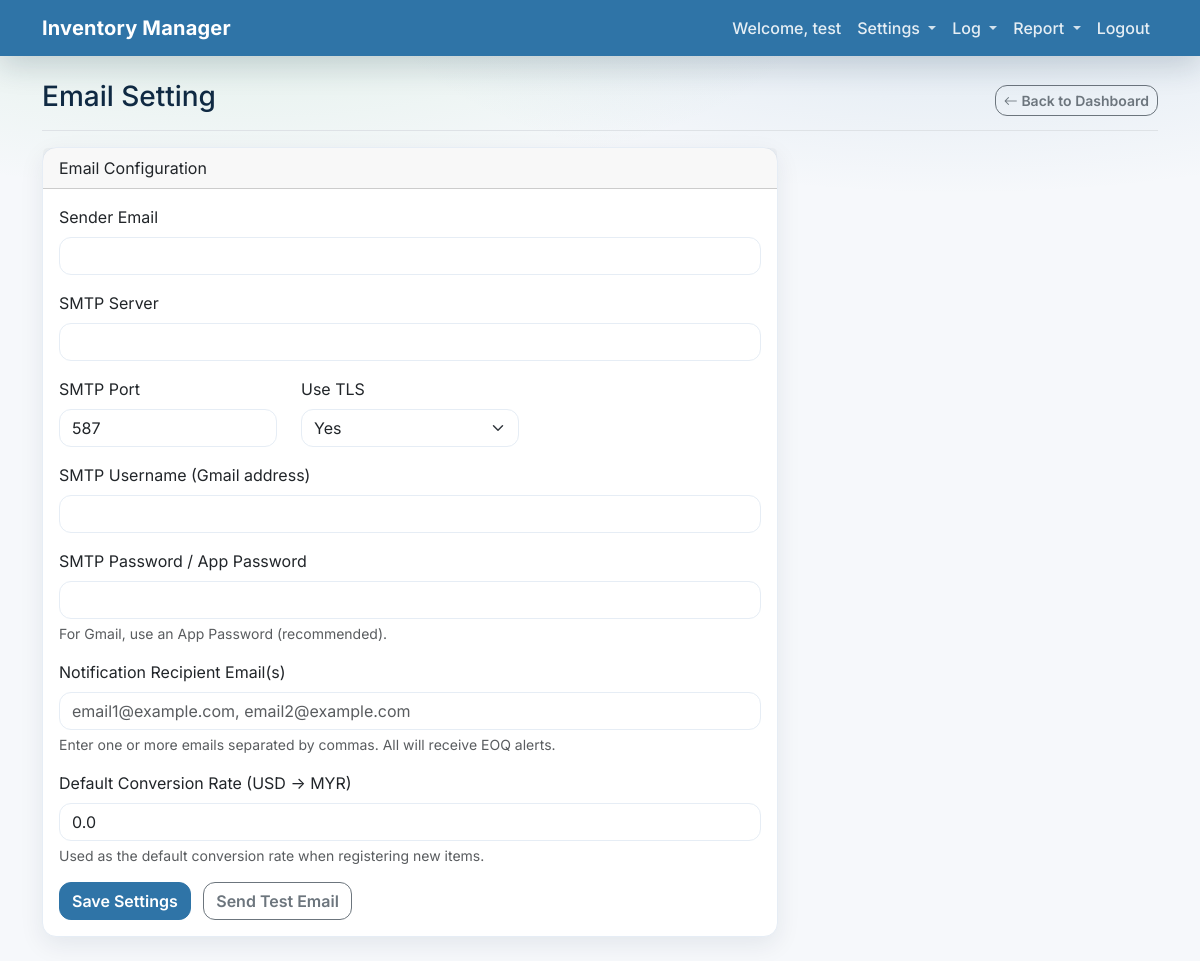
The app's page /settings/email (signed in) with its own data.
### app/models.py (models this page shows)
class User(Base):
    __tablename__ = "users"
    id = Column(Integer, primary_key=True, index=True)
    email = Column(String, unique=True, index=True)
    hashed_password = Column(String)
    full_name = Column(String, nullable=True)
    is_active = Column(Boolean, default=True)
    is_admin = Column(Boolean, default=False)

class Config(Base):
    __tablename__ = "config"
    id = Column(Integer, primary_key=True, index=True)
    email_sender = Column(String, nullable=True)
    smtp_server = Column(String, nullable=True)
    smtp_port = Column(Integer, default=587)
    smtp_use_tls = Column(Boolean, default=True)
    smtp_username = Column(String, nullable=True)
    smtp_password = Column(String, nullable=True)
    notification_email = Column(String, nullable=True)
    default_conversion_rate = Column(Float, default=0.0)

### app/main.py (the view)
@app.get("/settings/email", response_class=HTMLResponse)
async def settings_email_page(
    request: Request,
    success_msg: Optional[str] = None,
    error_msg: Optional[str] = None,
    db: Session = Depends(get_db),
):
    return await _render_settings_page(request, db, "email", success_msg=success_msg, error_msg=error_msg)

### app/templates/settings.html (shortened to what this page needs)
{% extends "base.html" %}
{% block content %}
<div class="d-flex justify-content-between flex-wrap flex-md-nowrap align-items-center pb-2 mb-3 border-bottom">
    <h2 class="h3">
        {% if settings_section == 'users' %}
            User Management
        {% else %}
            Email Setting
        {% endif %}
    </h2>
    <div class="btn-toolbar mb-2 mb-md-0 gap-2">
        <a href="/" class="btn btn-outline-secondary btn-sm">
            <i class="bi bi-arrow-left"></i> Back to Dashboard
        </a>
    </div>
</div>
<div class="row">
    <div class="col-lg-8">
        {% if settings_section != 'users' %}
        <div class="card mb-4">
            <div class="card-header">
                Email Configuration
            </div>
            <div class="card-body">
                <form method="POST" action="/settings">
                    <div class="mb-3">
                        <label for="email_sender" class="form-label">Sender Email</label>
                        <input type="email" class="form-control" id="email_sender" name="email_sender" value="{{ config.email_sender or '' }}">
                    </div>
                    <div class="mb-3">
                        <label for="smtp_server" class="form-label">SMTP Server</label>
                        <input type="text" class="form-control" id="smtp_server" name="smtp_server" value="{{ config.smtp_server or '' }}">
                    </div>
                    <div class="row">
                        <div class="col-md-4 mb-3">
                            <label for="smtp_port" class="form-label">SMTP Port</label>
                            <input type="number" class="form-control" id="smtp_port" name="smtp_port" value="{{ config.smtp_port or 587 }}">
                        </div>
                        <div class="col-md-4 mb-3">
                            <label for="smtp_use_tls" class="form-label">Use TLS</label>
                            <select class="form-select" id="smtp_use_tls" name="smtp_use_tls">
                                <option value="true" {% if config.smtp_use_tls %}selected{% endif %}>Yes</option>
                            </select>
                        </div>
                    </div>
                    <div class="mb-3">
                        <label for="smtp_username" class="form-label">SMTP Username (Gmail address)</label>
                        <input type="email" class="form-control" id="smtp_username" name="smtp_username" value="{{ config.smtp_username or '' }}">
                    </div>
                    <div class="mb-3">
                        <label for="smtp_password" class="form-label">SMTP Password / App Password</label>
                        <input
                            type="password"
                            class="form-control"
                            id="smtp_password"
                            name="smtp_password"
                            value="{{ '********' if config.smtp_password else '' }}"
                        >
                        <div class="form-text">
                            For Gmail, use an App Password (recommended).
                        </div>
                    </div>
                    <div class="mb-3">
                        <label for="notification_email" class="form-label">Notification Recipient Email(s)</label>
                        <input type="text" class="form-control" id="notification_email" name="notification_email" value="{{ config.notification_email or '' }}" placeholder="email1@example.com, email2@example.com">
                        <div class="form-text">
                            Enter one or more emails separated by commas. All will receive EOQ alerts.
                        </div>
                    </div>
                    <div class="mb-3">
                        <label for="default_conversion_rate" class="form-label">Default Conversion Rate (USD → MYR)</label>
                        <input type="number" step="0.0001" class="form-control" id="default_conversion_rate" name="default_conversion_rate" value="{{ config.default_conversion_rate or 0.0000 }}">
                        <div class="form-text">
                            Used as the default conversion rate when registering new items.
                        </div>
                    </div>
                    <button type="submit" class="btn btn-primary">Save Settings</button>
                    <button type="submit" class="btn btn-outline-secondary ms-2" formaction="/settings/test-email">
                        Send Test Email
                    </button>
                </form>
            </div>
        </div>
        {% endif %}
    </div>
</div>
{% endblock %}

### app/templates/base.html (shortened to what this page needs)
<!DOCTYPE html>
<html lang="en">
<head>
    <link href="https://cdn.jsdelivr.net/npm/bootstrap@5.3.0/dist/css/bootstrap.min.css" rel="stylesheet">
    <link rel="stylesheet" href="https://cdn.jsdelivr.net/npm/bootstrap-icons@1.11.0/font/bootstrap-icons.css">
    <link rel="stylesheet" href="https://cdn.jsdelivr.net/npm/ag-grid-community/styles/ag-grid.css">
</head>
<body>
    {% block body_content %}
    <nav class="navbar navbar-expand-lg navbar-dark bg-primary mb-4">
        <div class="container">
            <a class="navbar-brand" href="/">Inventory Manager</a>
            <div class="collapse navbar-collapse" id="navbarNav">
                <ul class="navbar-nav ms-auto">
                    {% if user %}
                    <li class="nav-item">
                        <span class="nav-link text-white">Welcome, {{ user.full_name or user.email }}</span>
                    </li>
                    <li class="nav-item dropdown">
                        <a class="nav-link dropdown-toggle" href="#" id="settingsDropdown" role="button" data-bs-toggle="dropdown" aria-expanded="false">
                            Settings
                        </a>
                    </li>
                    <li class="nav-item dropdown">
                        <a class="nav-link dropdown-toggle" href="#" id="logDropdown" role="button" data-bs-toggle="dropdown" aria-expanded="false">
                            Log
                        </a>
                    </li>
                    <li class="nav-item dropdown">
                        <a class="nav-link dropdown-toggle" href="#" id="reportDropdown" role="button" data-bs-toggle="dropdown" aria-expanded="false">
                            Report
                        </a>
                    </li>
                    <li class="nav-item">
                        <a class="nav-link" href="/logout">Logout</a>
                    </li>
                    {% endif %}
                </ul>
            </div>
        </div>
    </nav>
    <div class="container">
        {% block content %}{% endblock %}
    </div>
    {% endblock %}
</body>
</html>

### app/templates/base.html (style rules this page uses)
:root { --bb-navy: #2f74a7; --bb-navy-hover: #275f88; --bb-teal: #2aa84a; --bb-teal-hover: #228a3d; --bb-bg: #f6f8fb; --bb-surface: #ffffff; --bb-border: #e6edf5; --bb-text: #102a43; --bb-muted: #6b7a90; --bs-primary: var(--bb-navy); --bs-link-color: var(--bb-teal); --bs-link-hover-color: var(--bb-teal-hover); --bs-body-font-family: Inter, system-ui, -apple-system, "Segoe UI", Roboto, "Helvetica Neue", Arial, "Noto Sans", "Liberation Sans", sans-serif; }
body { background: radial-gradient(900px 300px at 20% 0%, rgba(42, 168, 74, 0.10), rgba(42, 168, 74, 0.0) 65%), radial-gradient(900px 300px at 80% 0%, rgba(47, 116, 167, 0.12), rgba(47, 116, 167, 0.0) 65%), var(--bb-bg); color: var(--bb-text); }
.navbar.bg-primary { background-color: var(--bb-navy) !important; box-shadow: 0 10px 30px rgba(16, 42, 67, 0.18); }
.navbar-brand { font-weight: 700; letter-spacing: 0.2px; }
.nav-link { font-weight: 500; }
.navbar .nav-link { color: rgba(255, 255, 255, 0.88) !important; }
.navbar .dropdown-toggle::after { opacity: 0.9; }
.card { background: var(--bb-surface); border: 1px solid var(--bb-border); border-radius: 14px; box-shadow: 0 8px 24px rgba(16, 42, 67, 0.08); }
.btn { border-radius: 12px; font-weight: 600; }
.btn-primary { background-color: var(--bb-navy); border-color: var(--bb-navy); }
.form-control, .form-select, .input-group-text { border-radius: 12px; border-color: var(--bb-border); }

### records on screen
User: full_name "test"
Config: smtp_port "587", smtp_use_tls "Yes", default_conversion_rate "0.0"
